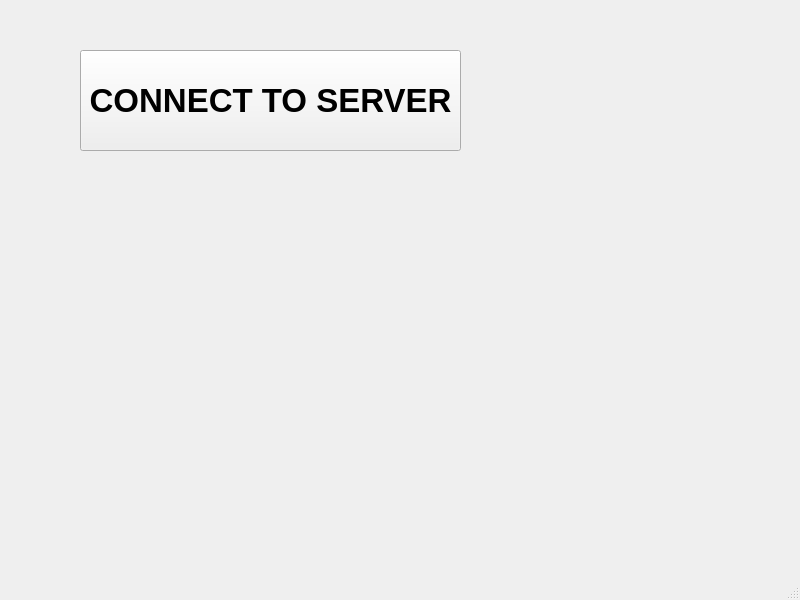
<?xml version="1.0" encoding="UTF-8"?>
<ui version="4.0">
 <class>MainWindow</class>
 <widget class="QMainWindow" name="MainWindow">
  <property name="geometry">
   <rect>
    <x>0</x>
    <y>0</y>
    <width>800</width>
    <height>600</height>
   </rect>
  </property>
  <property name="windowTitle">
   <string>MainWindow</string>
  </property>
  <widget class="QWidget" name="centralwidget">
   <widget class="QPushButton" name="pushButton">
    <property name="geometry">
     <rect>
      <x>80</x>
      <y>50</y>
      <width>381</width>
      <height>101</height>
     </rect>
    </property>
    <property name="font">
     <font>
      <pointsize>25</pointsize>
      <weight>75</weight>
      <bold>true</bold>
     </font>
    </property>
    <property name="text">
     <string>CONNECT TO SERVER</string>
    </property>
   </widget>
  </widget>
  <widget class="QMenuBar" name="menubar">
   <property name="geometry">
    <rect>
     <x>0</x>
     <y>0</y>
     <width>800</width>
     <height>22</height>
    </rect>
   </property>
  </widget>
  <widget class="QStatusBar" name="statusbar"/>
 </widget>
 <resources/>
 <connections/>
</ui>
